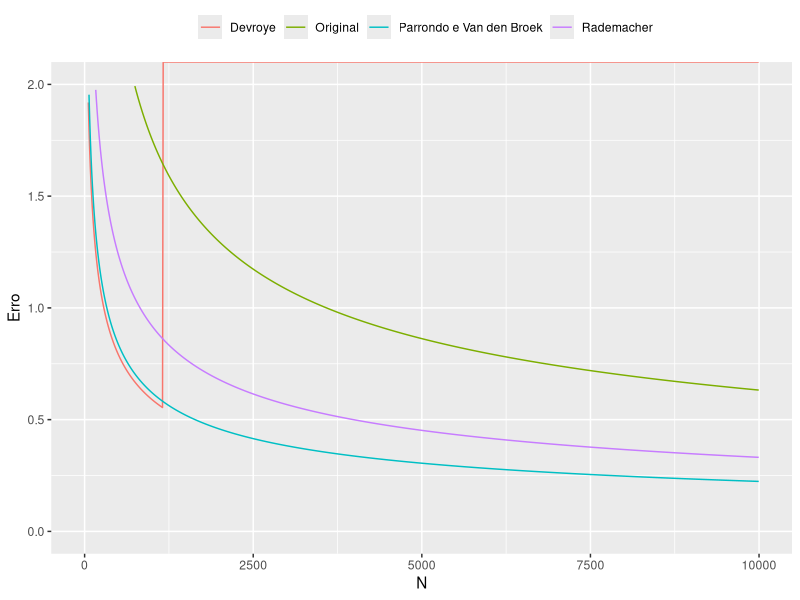
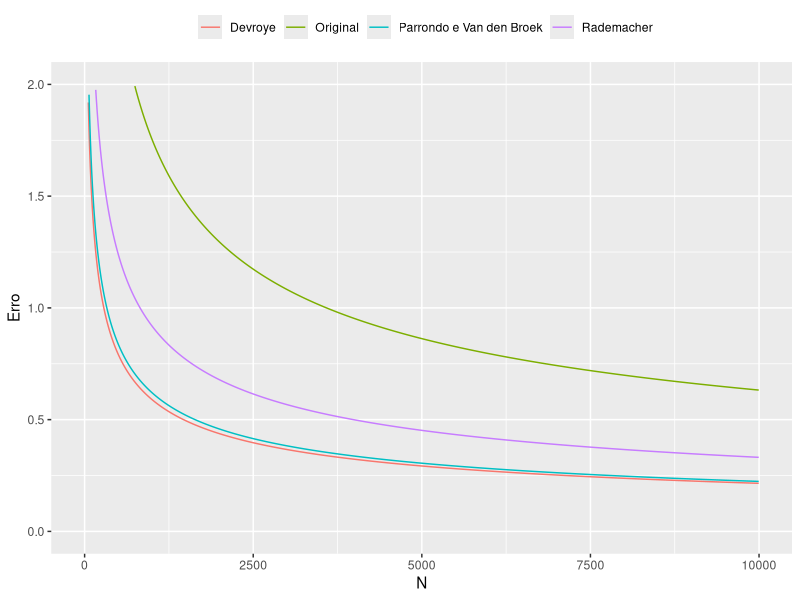

Write the R code that produced these figures, in order.
## ---- chunk 1
knitr::opts_chunk$set(echo = TRUE)
## ---- chunk 2
library(knitr)
opts_chunk$set(tidy.opts=list(width.cutoff=60),tidy=TRUE, message = FALSE, warning = FALSE)
## ---- chunk 3
# Instalando a única biblioteca externa utilizada, caso necessário
if (!requireNamespace("ggplot2"))
  install.packages('ggplot2')
# Importando a biblioteca
library("ggplot2")
## ---- chunk 4
# Calcular N
calcular_N <- function(M, epsilon, prob) {
  N <- -(1 / (2 * epsilon**2)) * log(prob / (2 * M))
  print(paste("N é maior ou igual a ", N))
}

calcular_N(M = 1, epsilon = 0.05, prob = 0.03)

## ---- chunk 5
calcular_N(M = 10, epsilon = 0.05, prob = 0.03)
## ---- chunk 6
derivada_funcao_crescimento_2an <- function(N){
  return((2**N) * log(2))
}
derivada_funcao_crescimento_2an(2)
## ---- chunk 7
funcao_crescimento_2 <- function(N){
  return(1 + N/2 + (N**2)/2)
}
funcao_crescimento_2(c(0,1,2,3))
## ---- chunk 8
#Função para resolver para N a questão
resolver_N <- function(d_vc, epsilon, delta) {
  # Tolerância para convergência
  tol <- 1e-10  
  # Valor inicial
  N <- 1
  
  while (TRUE) {
    lado_esquerdo <- N
    lado_direito <- (8/epsilon**2) * log((4 * (2 * N)^(d_vc)) / delta)
    
    if (lado_esquerdo >= lado_direito) {
      return(N)
    }
    
    N <- N + 1
  }
}
## ---- chunk 9
# Dados da questão
d_vc <- 10
epsilon <- 0.05
delta <- 0.05

N <- resolver_N(d_vc, epsilon, delta)
print(N)
## ---- chunk 10
mh <- function(N, d_vc) {
  return(N^d_vc)
}
## ---- chunk 11
original_vc_limite <- function(N, delta, mh, d_vc, eps) {
  sqrt((8/N) * log(4 * mh(2 * N, d_vc) / delta))
}
## ---- chunk 12
rademacher_penalty_limite <- function(N, delta, mh, d_vc, eps) {
  sqrt(2 * log(2 * N * mh(N, d_vc)) / N) + sqrt(2 / N* log(1 / delta) ) + 1 / N
}
## ---- chunk 13
parrondo_vdb_limite <- function(N, delta, mh, d_vc, eps) {
  sqrt( (1 / N) * (2 * eps + log(6 * mh(2 * N, d_vc) / delta)))
}
## ---- chunk 14
devroye_limite <- function(N, delta, mh, d_vc, eps) {
  sqrt((1 / (2 * N)) * (4 * eps * (1 + epsilon) + log( (4 * mh(N**2, d_vc) )/ delta)))
}
## ---- chunk 15
limite_superior <- function(funcao_limitadora, N_values, delta, mh, d_vc, eps) {
  results <- data.frame(N = N_values, 
                        erro = sapply(N_values, function(N)
                          funcao_limitadora(N, delta, mh, d_vc, eps)))
  return(results)
}
## ---- chunk 16
N_values <- seq(5, 10000, 10)
delta <- 0.05
eps <- 10**-7
d_vc = 50
## ---- chunk 17
vc_resultados <- limite_superior(original_vc_limite,
                                 N_values, delta, mh, d_vc, eps)
rademacher_resultados <- limite_superior(rademacher_penalty_limite,
                                         N_values, delta, mh, d_vc, eps)
parrondo_resultados <- limite_superior(parrondo_vdb_limite,
                                       N_values, delta, mh, d_vc, eps)
devroye_resultados <- limite_superior(devroye_limite,
                                      N_values, delta, mh, d_vc, eps)
## ---- chunk 18
#Agrupar dados para plot
resultados <- rbind(vc_resultados, rademacher_resultados,
                    parrondo_resultados, devroye_resultados)

#Categorizar limitante escolhido nos dados
resultados$limite <- rep(c("Original", "Rademacher",
                           "Parrondo e Van den Broek", "Devroye"),
                         each = length(N_values))
## ---- chunk 19
ggplot(resultados, aes(x = N, y = erro, color = limite)) +
  geom_line() +
  xlab('N') +
  ylab('Erro') +
  ylim(c(0, 2)) + # Escolhi limitar para melhorar a visualização
  theme(legend.position = "top") +
  labs(color = "")
## ---- chunk 20
N_checagem <- c(10, 100, 1000, 3000, 10000)
d_vc <- 50

mh_resultados <- sapply(N_checagem, function(N) mh(N^2, d_vc))
mh_resultados
## ---- chunk 21
devroye_limite_modificada <- function(N, delta, mh, d_vc, eps) {
  sqrt((1 / (2 * N)) * (4 * eps * (1 + eps) + log(4) + 2 * d_vc * log(N) - log(delta)))
}
## ---- chunk 22
devroye_resultado_modificado <- limite_superior(devroye_limite_modificada,
                                              N_values, delta, mh, d_vc, eps)
## ---- chunk 23
resultados_modificado <- rbind(vc_resultados, rademacher_resultados,
                               parrondo_resultados, devroye_resultado_modificado)
resultados_modificado$limite <- rep(c("Original", "Rademacher",
                                      "Parrondo e Van den Broek", "Devroye"),
                                    each = length(N_values))
## ---- chunk 24
ggplot(resultados_modificado, aes(x = N, y = erro, color = limite)) +
  geom_line() +
  xlab('N') +
  ylab('Erro') +
  ylim(c(0, 2)) + # Escolhi limitar para melhorar a visualização
  theme(legend.position = "top") +
  labs(color = "")
## ---- chunk 25
N = 10000
paste("Original: ", original_vc_limite(N, delta, mh, d_vc, eps))
paste("Rademacher: ",rademacher_penalty_limite(N, delta, mh, d_vc, eps))
paste("Parrondo e Van den Broek: ",parrondo_vdb_limite(N, delta, mh, d_vc, eps))
paste("Devroye: ",devroye_limite_modificada(N, delta, mh, d_vc, eps))
